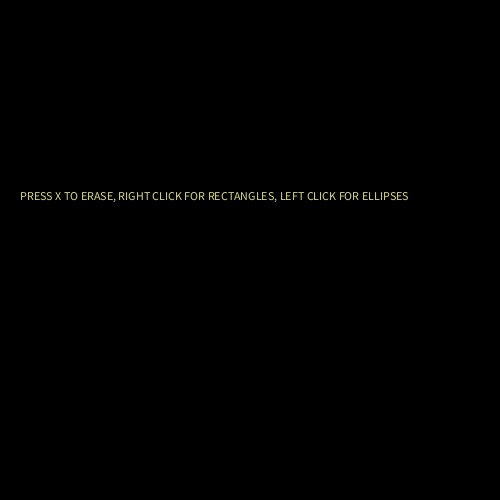
Frame 1 (no input)
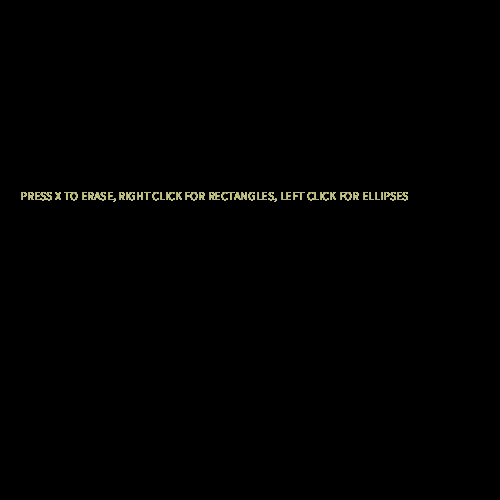
Frame 60 (the mouse pressed at the canvas centre just before this capture)
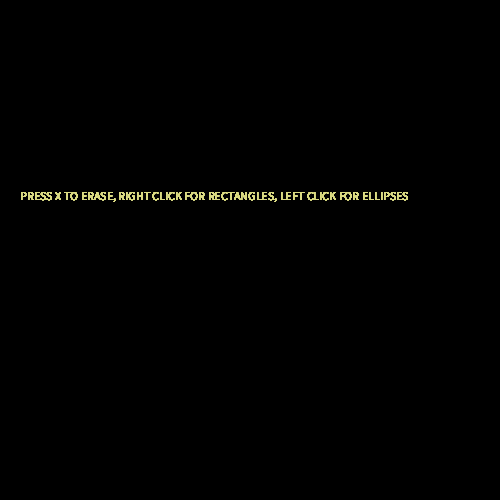
Frame 120 (the mouse held since frame 60 and released just before this capture)

The Processing sketch that drew these frames (run headless with seeded random() and noise(); from frame 60 on, the mouse is pressed at the canvas centre):

// Processing sketch: processing_71225
// ── processing_71225.pde

//Eli N-M, CP1 4-5, User Input
void setup()
{
  smooth();
  size(500,500);
  background(0);

  
}
void draw()
{
  int num = int(random(150,256));
  fill(num,num,130);
  text("PRESS X TO ERASE, RIGHT CLICK FOR RECTANGLES, LEFT CLICK FOR ELLIPSES",20,200);
}
void mouseDragged()
{
  if(mouseButton==LEFT)
  {
    fill(190,mouseY,mouseX);
    ellipse(mouseX,mouseY,50,mouseX);
  }
   if(mouseButton==RIGHT)
  {
    fill(mouseY,mouseX,140);
    rect(mouseX,mouseY,mouseY,50);
  } 
}
void keyPressed()
{
  if(key=='x')
  {
    background(0);
  }
}
